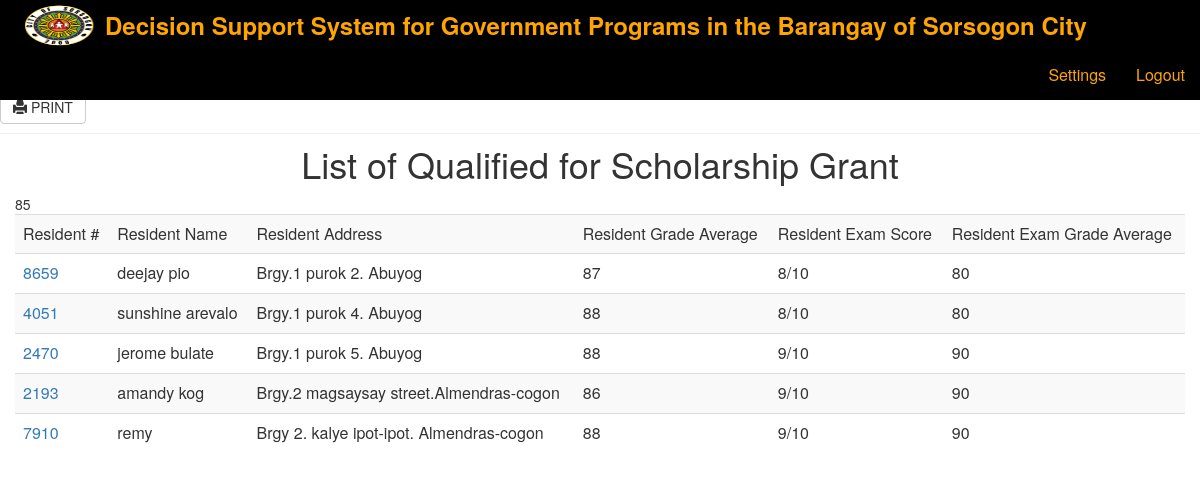
Page /list_scholarship_grant.php (signed in) on the committed database.
### tables this page shows
CREATE TABLE IF NOT EXISTS `family_table` (
`id` int(11) NOT NULL,
  `fam_id` int(11) NOT NULL,
  `resident_id` int(11) NOT NULL,
  `chresident_name` text NOT NULL,
  `age` int(11) NOT NULL,
  `gender` varchar(50) NOT NULL,
  `grade_ave` int(11) NOT NULL,
  `educational` text NOT NULL,
  `code` int(11) NOT NULL
);

CREATE TABLE IF NOT EXISTS `residents` (
`id` int(11) NOT NULL,
  `resident_id` varchar(255) NOT NULL,
  `resident_name` varchar(255) NOT NULL,
  `address` text NOT NULL,
  `gender` varchar(255) NOT NULL,
  `birthday` date NOT NULL,
  `spouse_name` varchar(250) NOT NULL,
  `annual_income` decimal(10,2) NOT NULL,
  `occupation` text NOT NULL,
  `spoccupation` text NOT NULL,
  `educational_attained` text NOT NULL,
  `speducational_attained` text NOT NULL
);

CREATE TABLE IF NOT EXISTS `barangay` (
`id` int(11) NOT NULL,
  `barangay` varchar(50) NOT NULL,
  `code` int(11) NOT NULL
);

CREATE TABLE IF NOT EXISTS `exams` (
`id` int(50) NOT NULL,
  `name` varchar(50) NOT NULL,
  `score` varchar(50) NOT NULL,
  `percentage` varchar(50) NOT NULL,
  `passcode` varchar(50) NOT NULL
);

### core/database.php (called while the page is built, shortened)
<?php
 class Database
 {
      public $connect;
      private $host = "localhost";
      private $username = 'root';
      private $password = '123456';
      private  $database = 'db_monitoring';
      public function database_connect()
      {
           $this->connect = mysqli_connect($this->host, $this->username, $this->password, $this->database);
      }
      public function execute_query($query)
      {
           return mysqli_query($this->connect, $query);
      }
 }
 ?>

### list_scholarship_grant.php (the view, shortened to what this page needs)
<?php include 'includes/header.php';?>
    <div class="container-fluid">
        <div class="row">
			<div class="page-header">
			<div class="btn-group">
					<button class="btn btn-default" id='print' onclick="printContent('div1')"><span class="glyphicon glyphicon-print" aria-hidden="true"></span> PRINT</button>
				</div>
			<div id='div1'>
					<div class="col-md-12">
						<h1 class="text-center">List of Qualified for Scholarship Grant</h1>
					<table class="table table-striped" id="div1">
						<tr>
							<td>Resident #</td>
							<td>Resident Name</td>
							<td>Resident Address</td>
							<td>Resident Grade Average</td>
							<td>Resident Exam Score</td>
							<td>Resident Exam Grade Average</td>
						</tr>
						<?php
							$query3 = "SELECT * FROM family_table ft JOIN exams e ON ft.code = e.passcode JOIN residents rs ON rs.resident_id=ft.fam_id JOIN barangay brgy ON rs.address = brgy.id WHERE e.percentage >= 80 ";
							$result3 = $object->execute_query($query3);
							  while($row = mysqli_fetch_object($result3))
					           {
					           		echo "<tr>
											<td><a href='viewResident.php?id=".$row->resident_id."'>".$row->resident_id."</a></td>
											<td>".$row->chresident_name."</td>
											<td>".$row->barangay."</td>
											<td>".$row->grade_ave."</td>
											<td>".$row->score."/10</td>
											<td>".$row->percentage."</td>
					           			</tr>";
					           }
						 ?>
					</table>
					</div>
			</div>
	    </div>
	    </div>
	</div>
<?php
include 'includes/footer.php';
?>

### css/style.css (style rules this page uses)
body { padding-top: 50px; }

### rows in the picture
family_table: residents.resident_id "8659", chresident_name "deejay pio", barangay.barangay "Brgy.1 purok 2. Abuyog", grade_ave "87", exams.score "8", exams.percentage "80"
family_table: residents.resident_id "4051", chresident_name "sunshine arevalo", barangay.barangay "Brgy.1 purok 4. Abuyog", grade_ave "88", exams.score "8", exams.percentage "80"
family_table: residents.resident_id "2470", chresident_name "jerome bulate", barangay.barangay "Brgy.1 purok 5. Abuyog", grade_ave "88", exams.score "9", exams.percentage "90"
family_table: residents.resident_id "2193", chresident_name "amandy kog", barangay.barangay "Brgy.2 magsaysay street.Almendras-cogon", grade_ave "86", exams.score "9", exams.percentage "90"
family_table: residents.resident_id "7910", chresident_name "remy", barangay.barangay "Brgy 2. kalye ipot-ipot. Almendras-cogon", grade_ave "88", exams.score "9", exams.percentage "90"
